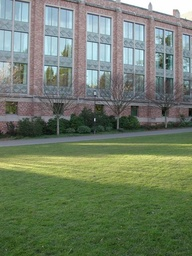
#> input picture CSE_4310_Computer_Vision/assignment_2/img/campus_000.jpg, 192 x 256 px, shrunk from 480 x 640 before the run
$ python stitch_images.py
#> lines starting #> are read from the running program, lines starting #| are printed output that depends on the picture
import matplotlib.pyplot as plt
import numpy as np
from skimage import io
from skimage.measure import ransac
# from skimage import measure
from skimage.color import rgb2gray, rgba2rgb
from skimage.feature import match_descriptors, plot_matches, SIFT
import math
from copy import copy
import random

# Performs keypoint matching of 2 images using a brute force method
def kp_matching(kp1, kp2, d1, d2):

    matching_pairs = []
    threshold = 0.8

    for i in range(len(kp1)):
        closest_index = 0 # used to store the nearest index
        closest_match_dist = float('inf') # used to comapre if the distance is less than this
        for j in range(len(kp2)):
            distance = math.dist(d1[i], d2[j]) # euclidean distance calculation
            if distance < closest_match_dist:
                second_closest_match_dist = closest_match_dist # sets the second nearest distance
                closest_match_dist = distance # sets nearest distance
                closest_index = j # sets the nearest index
        ratio = closest_match_dist / second_closest_match_dist
        if ratio < threshold:
            print(tuple((i, closest_index)))
            matching_pairs.append(tuple((i, closest_index))) # gets the index of of mathing points

    np_matching_pairs = np.array(matching_pairs) # converts to an appropriate 2D array

    return np_matching_pairs

# plots the keypoints detected in each image
def plot_kp_matches(img1, img2, kp1, kp2, matches):
    fig, ax = plt.subplots()
    plot_matches(ax, img1, img2, kp1, kp2, matches)
    ax.axis('off')
    plt.show()

# computes the estimated affined transformation matrix
def compute_affine_transform(src, dst):

    # Placeholders for when the transformation matrix and the destination keypoints are vectorized
    A = np.zeros((len(src)*2, 6))
    b = np.zeros((len(dst)*2, 1))

    count = 0

    # Computes the values for matrix A
    for x in range(len(src)):
        A[count] = np.array([src[x][0], src[x][1], 1, 0, 0, 0])
        A[count+1] = np.array([0, 0, 0, src[x][0], src[x][1], 1])
        count += 2

    count = 0
    # computes the values for column vector b
    for x in range(len(dst)):
        b[count] = np.array([dst[x][0]])
        b[count+1] = np.array([dst[x][1]])
        count += 2

    # computes to get the affine matrix
    ATA = np.linalg.inv(np.dot(A.transpose(), A)) # gets the inverse of A^TA
    ATAAT = np.dot(ATA, A.transpose())
    tform = np.dot(ATAAT, b)

    tform = tform.reshape(2, 3)
    tform = np.concatenate((tform, np.array([[0, 0, 1]])))

    print("Affine Transformation Matrix")
    print(tform)

    return tform

# computes the estimated projective transformation matrix
def compute_projective_transform(src, dst):

    A = np.zeros((len(src)*2, 8))
    b = np.zeros((len(dst)*2, 1))

    count = 0

    for x in range(len(src)):
        A[count] = np.array([src[x][0], src[x][1], 1, 0, 0, 0, -(src[x][0]*dst[x][0]), -(src[x][1]*dst[x][0])])
        A[count+1] = np.array([0, 0, 0, src[x][0], src[x][1], 1, -(src[x][0]*dst[x][1]), -(src[x][1]*src[x][1])])
        count += 2

    count = 0

    for x in range(len(dst)):
        b[count] = np.array([dst[x][0]])
        b[count+1] = np.array([dst[x][1]])
        count += 2

    ATA = np.linalg.inv(np.dot(A.transpose(), A)) # gets the inverse of A^TA
    ATAAT = np.dot(ATA, A.transpose())
    tform = np.dot(ATAAT, b)

    tform = np.concatenate((tform, np.array([[1]])))
    tform = tform.reshape(3, 3)

    print("Projective Transformation Matrix")
    print(tform)

    return tform

# [50 lines left out: function ransac, not called in this run]

# MAIN

img1 = io.imread("img/campus_000.jpg")
#> img1 is the input picture: shape (256, 192, 3); mean R, G, B 112.5, 125.9, 103.6
img2 = io.imread("img/campus_001.jpg")
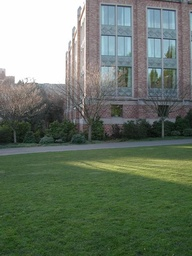
#> input picture CSE_4310_Computer_Vision/assignment_2/img/campus_001.jpg, 192 x 256 px, shrunk from 480 x 640 before the run
#> img2 is the input picture: shape (256, 192, 3); mean R, G, B 106.5, 119.2, 103.6

# Detect and Extract keypoints from image using SIFT
sift = SIFT()

img1_gray = rgb2gray(img1) # img1 gray scaled
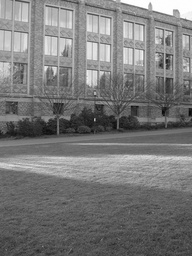
#> img1_gray: shape (256, 192) float64; min 0.0268, max 1, mean 0.476
sift.detect_and_extract(img1_gray) # obtains keypoints of img1_gray
# keypoints and descriptors of img1
keypoints1 = sift.keypoints
descriptors1 = sift.descriptors

img2_gray = rgb2gray(img2) # img2 gray scaled
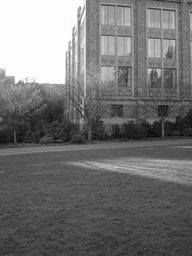
#> img2_gray: shape (256, 192) float64; min 0.0331, max 1, mean 0.452
sift.detect_and_extract(img2_gray) # obtains keypoints of img2_gray
# keypoints and descriptors of img2
keypoints2 = sift.keypoints
descriptors2 = sift.descriptors

# matching descriptors btwn img1 and img2
matches_temp = match_descriptors(descriptors1, descriptors2, cross_check=True, max_ratio=0.8)

# list of matching pairs of indices
kp_matches = kp_matching(keypoints1, keypoints2, descriptors1, descriptors2)

# plots the the matching keypoints of img1 and img2 side by side
# plot_kp_matches(img1, img2, keypoints1, keypoints2, kp_matches)
plot_kp_matches(img1, img2, keypoints1, keypoints2, kp_matches)

# gets set of points from the source image and their matching points in the destinagtion image
# dst = keypoints1[kp_matches[:, 0]][:, ::-1]
# src = keypoints2[kp_matches[:, 1]][:, ::-1]
src = keypoints1[kp_matches[:, 0]][:, ::-1]
dst = keypoints2[kp_matches[:, 1]][:, ::-1]

# # estimates the affine matrix for image stitching
compute_affine_transform(src, dst)

# # estimages the projective matrix for image stitching
compute_projective_transform(src, dst)

max_trials = 100
min_samples = 3
residual_threshold = 1
data = np.array([src, dst])
# print(data)

# stitches img1 and img2 together given a specified transformation matrix
# ransac(data, min_samples, residual_threshold, max_trials)
